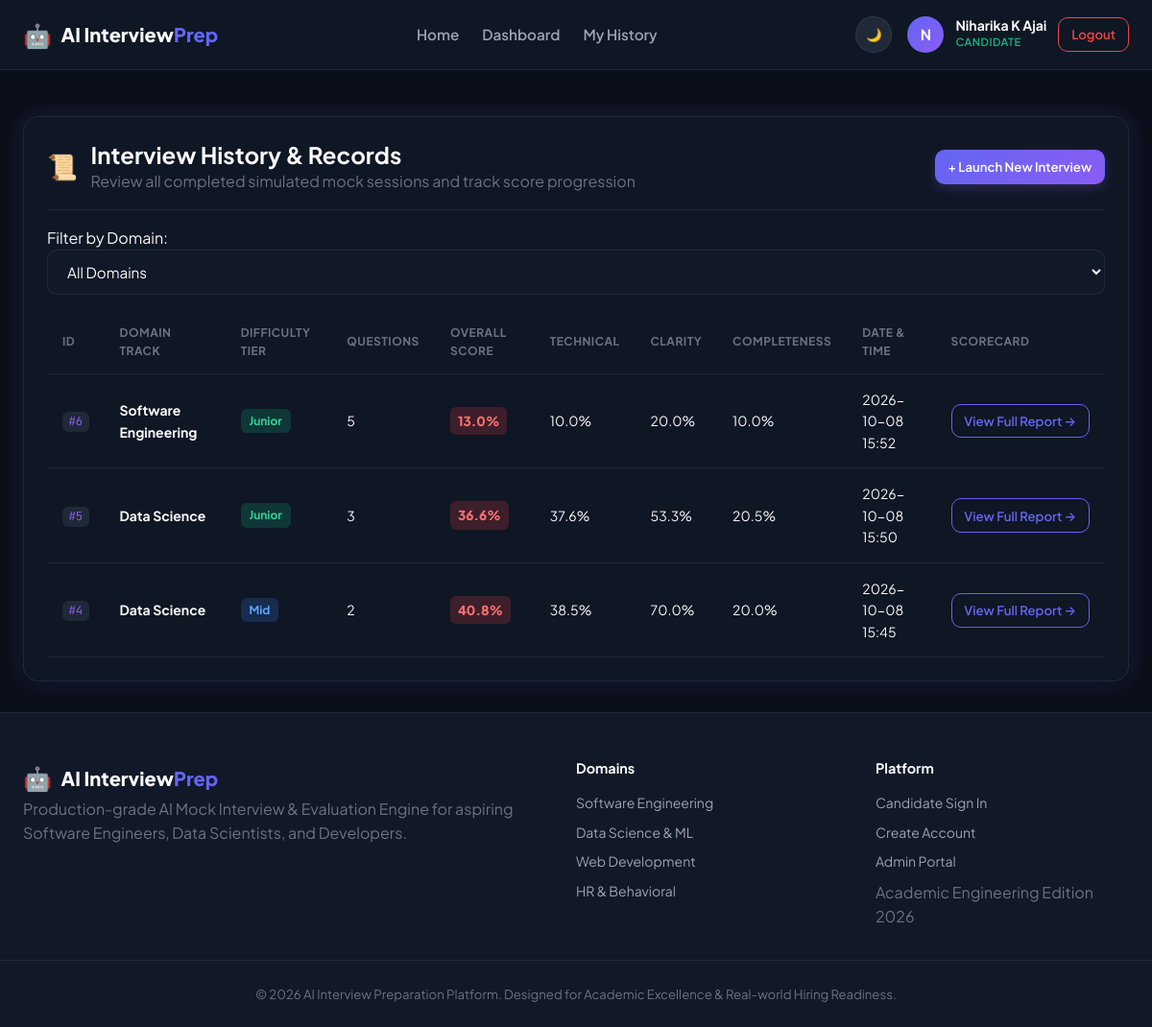
Screenshot of /history (signed in) with the database file from the repository.
### tables this page shows
CREATE TABLE interview_sessions (
    id INTEGER PRIMARY KEY AUTOINCREMENT,
    user_id INTEGER NOT NULL,
    domain TEXT NOT NULL,
    difficulty TEXT NOT NULL,
    total_questions INTEGER NOT NULL DEFAULT 5,
    overall_score REAL DEFAULT 0.0,
    technical_score REAL DEFAULT 0.0,
    clarity_score REAL DEFAULT 0.0,
    completeness_score REAL DEFAULT 0.0,
    status TEXT DEFAULT 'completed' CHECK(status IN ('in_progress', 'completed', 'abandoned')),
    duration_seconds INTEGER DEFAULT 0,
    created_at TIMESTAMP DEFAULT CURRENT_TIMESTAMP,
    FOREIGN KEY (user_id) REFERENCES users(id) ON DELETE CASCADE
);

### app.py (the view)
@app.route('/history')
@login_required
def history():
    user_id = session['user_id']
    domain_filter = request.args.get('domain', '').strip()
    if domain_filter:
        sessions_list = database.query_all(
            """SELECT * FROM interview_sessions
               WHERE user_id = ? AND domain = ? AND status = 'completed'
               ORDER BY created_at DESC""",
            (user_id, domain_filter)
        )
    else:
        sessions_list = database.query_all(
            """SELECT * FROM interview_sessions
               WHERE user_id = ? AND status = 'completed'
               ORDER BY created_at DESC""",
            (user_id,)
        )
    return render_template('history.html', sessions=sessions_list, selected_domain=domain_filter)

### app.py (called while the page is built)
def login_required(f):
    @wraps(f)
    def decorated_function(*args, **kwargs):
        if 'user_id' not in session:
            flash('Please log in to access this page.', 'warning')
            return redirect(url_for('login', next=request.path))
        return f(*args, **kwargs)
    return decorated_function

@app.context_processor
def inject_user():
    return {
        'current_user': {
            'id': session.get('user_id'),
            'name': session.get('user_name'),
            'email': session.get('user_email'),
            'role': session.get('user_role')
        } if 'user_id' in session else None
    }

### database.py (called while the page is built)
def get_db_connection():
    conn = sqlite3.connect(DB_PATH)
    conn.execute("PRAGMA foreign_keys = ON")
    conn.row_factory = sqlite3.Row
    return conn

@contextmanager
def get_db():
    conn = get_db_connection()
    try:
        yield conn
        conn.commit()
    except Exception:
        conn.rollback()
        raise
    finally:
        conn.close()

def query_all(query, args=()):
    with get_db() as conn:
        cursor = conn.cursor()
        cursor.execute(query, args)
        rows = cursor.fetchall()
        return [dict(row) for row in rows]

### templates/history.html (shortened to what this page needs)
{% extends "base.html" %}
{% block content %}
<div class="container py-4">
    <div class="card glow-card">
        <div class="card-header-styled">
            <div class="header-icon">📜</div>
            <div class="flex-grow">
                <h2>Interview History & Records</h2>
                <p class="text-muted">Review all completed simulated mock sessions and track score progression</p>
            </div>
            <a href="{{ url_for('dashboard') }}#interviewSetupCard" class="btn btn-primary btn-sm">
                + Launch New Interview
            </a>
        </div>
        <div class="history-filter-bar mt-3">
            <form method="GET" action="{{ url_for('history') }}" class="filter-form">
                <span class="filter-label">Filter by Domain:</span>
                <select name="domain" onchange="this.form.submit()" class="form-control form-select-sm">
                    <option value="">All Domains</option>
                </select>
            </form>
        </div>
        {% if sessions %}
            <div class="table-responsive mt-3">
                <table class="table">
                    <thead>
                        <tr>
                            <th>ID</th>
                            <th>Domain Track</th>
                            <th>Difficulty Tier</th>
                            <th>Questions</th>
                            <th>Overall Score</th>
                            <th>Technical</th>
                            <th>Clarity</th>
                            <th>Completeness</th>
                            <th>Date & Time</th>
                            <th>Scorecard</th>
                        </tr>
                    </thead>
                    <tbody>
                        {% for s in sessions %}
                            <tr>
                                <td><code>#{{ s.id }}</code></td>
                                <td><strong>{{ s.domain }}</strong></td>
                                <td><span class="badge badge-diff-{{ s.difficulty | lower }}">{{ s.difficulty }}</span></td>
                                <td>{{ s.total_questions }}</td>
                                <td>
                                    <span class="score-badge-inline {% if s.overall_score >= 80 %}score-high{% elif s.overall_score >= 60 %}score-med{% else %}score-low{% endif %}">
                                        {{ s.overall_score }}%
                                    </span>
                                </td>
                                <td>{{ s.technical_score }}%</td>
                                <td>{{ s.clarity_score }}%</td>
                                <td>{{ s.completeness_score }}%</td>
                                <td class="text-muted">{{ s.created_at[:16] }}</td>
                                <td>
                                    <a href="{{ url_for('view_results', session_id=s.id) }}" class="btn btn-outline-primary btn-sm">
                                        View Full Report →
                                    </a>
                                </td>
                            </tr>
                        {% endfor %}
                    </tbody>
                </table>
            </div>
        {% endif %}
    </div>
</div>
{% endblock %}

### rows the page displays
interview_sessions: id "6", domain "Software Engineering", difficulty "Junior", total_questions "5", overall_score "13.0", technical_score "10.0", clarity_score "20.0", completeness_score "10.0", created_at "2026-10-08 15:52"
interview_sessions: id "5", domain "Data Science", difficulty "Junior", total_questions "3", overall_score "36.6", technical_score "37.6", clarity_score "53.3", completeness_score "20.5", created_at "2026-10-08 15:50"
interview_sessions: id "4", domain "Data Science", difficulty "Mid", total_questions "2", overall_score "40.8", technical_score "38.5", clarity_score "70.0", completeness_score "20.0", created_at "2026-10-08 15:45"

### other values shown
{{ current_user.name[:1] | upper }} "N"
{{ current_user.name }} "Niharika K Ajai"
{{ current_user.role | capitalize }} "CANDIDATE"
